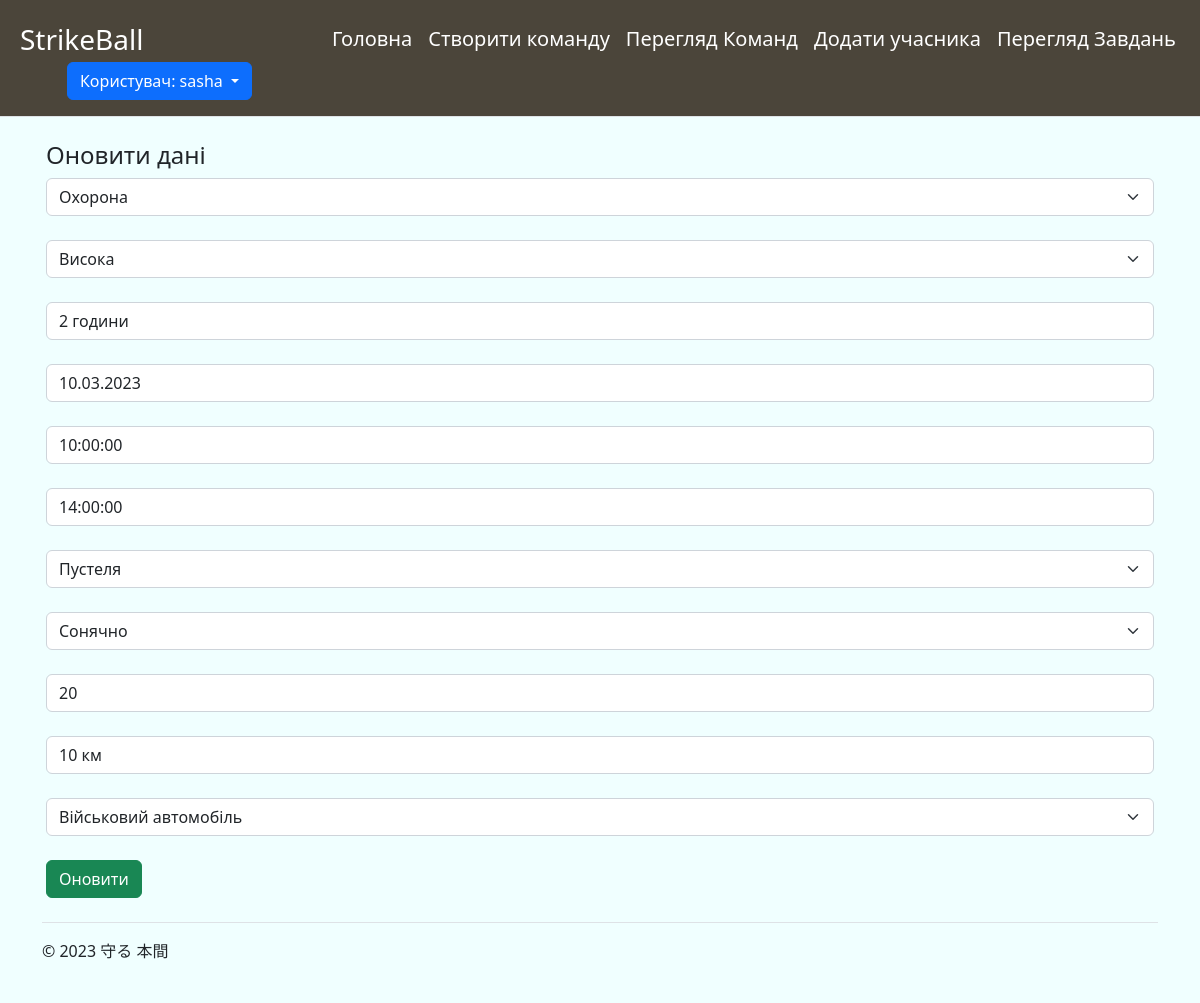
Screenshot of /updatetask/2/ (signed in) with the database file from the repository.
### main/models.py (models this page shows, shortened)
class tasktype(models.Model):
    TaskType = models.CharField('Тип задачі', max_length=225)
    def __str__(self):
        return self.TaskType

class difficultylevel(models.Model):
    DifficultyLevel = models.CharField('Складність', max_length=30)
    def __str__(self):
        return self.DifficultyLevel

class task(models.Model):
    TaskType = models.ForeignKey(tasktype, on_delete=models.CASCADE)
    DifficultyLevel = models.ForeignKey(difficultylevel, on_delete=models.CASCADE)
    Duration = models.CharField('Тривалість', max_length=30)
    Date = models.DateField('Дата виконання', max_length=30)
    StartTime = models.TimeField('Час початку', max_length=30)
    EndTime = models.TimeField('Час закінчення', max_length=30)
    Location = models.ForeignKey(location, on_delete=models.CASCADE)
    WeatherConditions = models.ForeignKey(weatherconditions, on_delete=models.CASCADE)
    Temperature = models.IntegerField('Температура')
    Distance = models.CharField('Відстань', max_length=30)
    Transport = models.ForeignKey(transport, on_delete=models.CASCADE)
    user = models.ForeignKey(User, on_delete=models.CASCADE)

class location(models.Model):
    Location = models.CharField('Місце виконання', max_length=225)
    def __str__(self):
        return self.Location

class weatherconditions(models.Model):
    WeatherConditions = models.CharField('Погодні умови', max_length=225)
    def __str__(self):
        return self.WeatherConditions

class transport(models.Model):
    Transport = models.CharField('Транспорт', max_length=225)
    def __str__(self):
        return self.Transport

### main/views.py (the view)
# urls.py: path('updatetask/<int:id>/', views.updatetask, name='updatetask'),
def updatetask(request, id):
    edit_task = task.objects.get(pk=id)
    form = taskForm(request.POST or None, instance=edit_task)
    if request.method == 'POST':
        if form.is_valid():
            form.save()
            return redirect('viewtask')
    if request.method == 'GET':
        taskd = difficultylevel.objects.all()
        taskt = transport.objects.all()
        return render(request, 'main/updatetask.html', {'form': form, 'difficultylevels':taskd , 'transports': taskt })

### main/templates/main/updatetask.html (shortened to what this page needs)
{%extends 'main/base.html'%}
{% block content %}
    <h4>Оновити дані</h4>
    <form method="post">
        {{ form.TaskType }}<br>
        {{ form.DifficultyLevel }}<br>
        {{ form.Duration }}<br>
        {{ form.Date }}<br>
        {{ form.StartTime }}<br>
        {{ form.EndTime }}<br>
        {{ form.Location }}<br>
        {{ form.WeatherConditions }}<br>
        {{ form.Temperature }}<br>
        {{ form.Distance }}<br>
        {{ form.Transport }}<br>
        <button type="submit" class="btn btn-success">Оновити</button>
    </form>
{% endblock %}

### main/templates/main/base.html (shortened to what this page needs)
<!doctype html>
<html lang="uk">
<head>
    <link rel="stylesheet" href="https://cdn.jsdelivr.net/npm/bootstrap@5.2.3/dist/css/bootstrap.min.css">
</head>
<body style="background-color: azure">
<div>
    <div>
    <header class="d-flex flex-wrap align-items-center justify-content-center justify-content-md-between py-3 mb-4 border-bottom" style="background-color: #4B453A">
    <p class="text-start text-white fs-3 w-25 align-center mb-0" style="margin-left: 20px;">StrikeBall</p>
        {% if user.is_authenticated %}
            <ul class="nav col-12 col-md-auto mb-2 container mb-md-0 fs-5">
        <li><a href="{% url 'home' %}" class="nav-link px-2 link-secondary text-white">Головна</a></li>
          <li><a href="{% url 'viewmain' %}" class="nav-link px-2 link-secondary text-white">Створити команду</a></li>
      <li><a href="{% url 'viewteam' %}" class="nav-link px-2 link-secondary text-white">Перегляд Команд</a></li>
          <li><a href="{% url 'createSoldier' %}" class="nav-link px-2 link-secondary text-white">Додати учасника</a></li>
          <li><a href="{% url 'viewtask' %}" class="nav-link px-2 link-secondary text-white">Перегляд Завдань</a></li>
      </ul>
            <div class="col-md-2 text-end w-25 pe-5" >
                <div class="dropdown">
  <button class="btn btn-primary dropdown-toggle" type="button" id="dropdownMenuButton" data-toggle="dropdown" aria-haspopup="true" aria-expanded="false">
    Користувач: {{ user }}
  </button>
</div>
        {% else %}
                 <ul class="nav container col-md-4">
                     </ul>
            <a href="{% url 'loginform' %}" type="button" class="btn btn-primary me-2">Вхід</a>
            <a href="{% url 'registerform' %}" type="button" class="btn btn-primary me-5">Реєстрація</a>
            </div>
        {% endif %}
    </header>
  </div>
  </div>
 <div class="container px-3">
    {% block content %}{% endblock %}
     </div>
<div class="container">
  <footer class="d-flex flex-wrap justify-content-between align-items-center py-3 my-4 border-top">
    <div class="col-md-4 d-flex align-items-center">
      <span class="mb-3 mb-md-0 text-body-secondary">© 2023 守る 本間</span>
    </div>
  </footer>
</div>
</body>
</html>

### rows the page displays
tasktype: TaskType "Охорона"
difficultylevel: DifficultyLevel "Висока"
task: Duration "2 години", Date "10.03.2023", StartTime "10:00:00", EndTime "14:00:00", Temperature "20", Distance "10 км"
location: Location "Пустеля"
weatherconditions: WeatherConditions "Сонячно"
transport: Transport "Військовий автомобіль"

### other values shown
{{ user }} "sasha"
